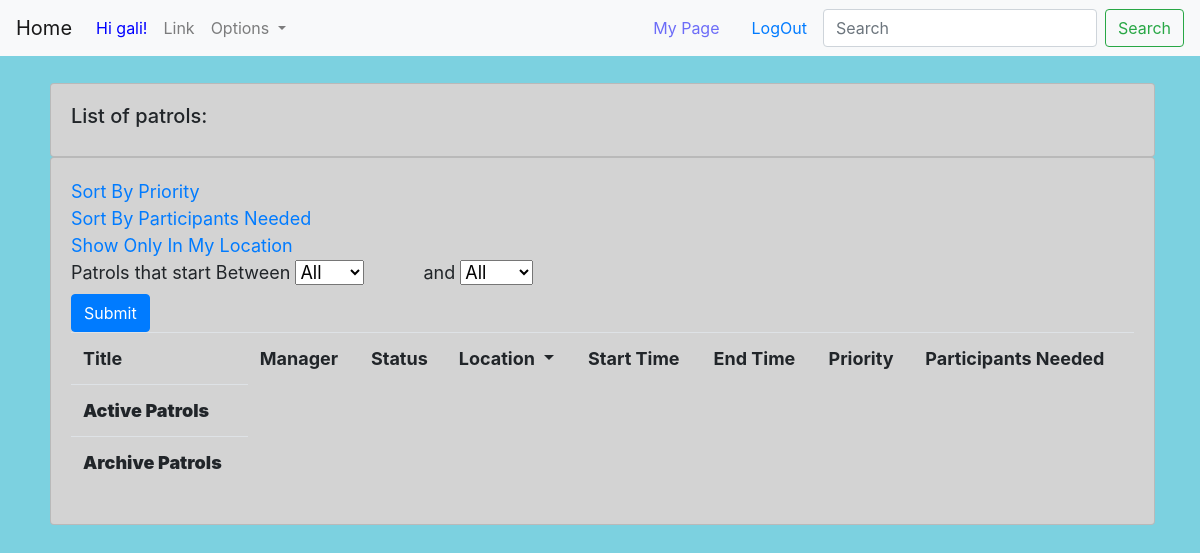
Page /patrols/ (signed in) on the earlier database version.
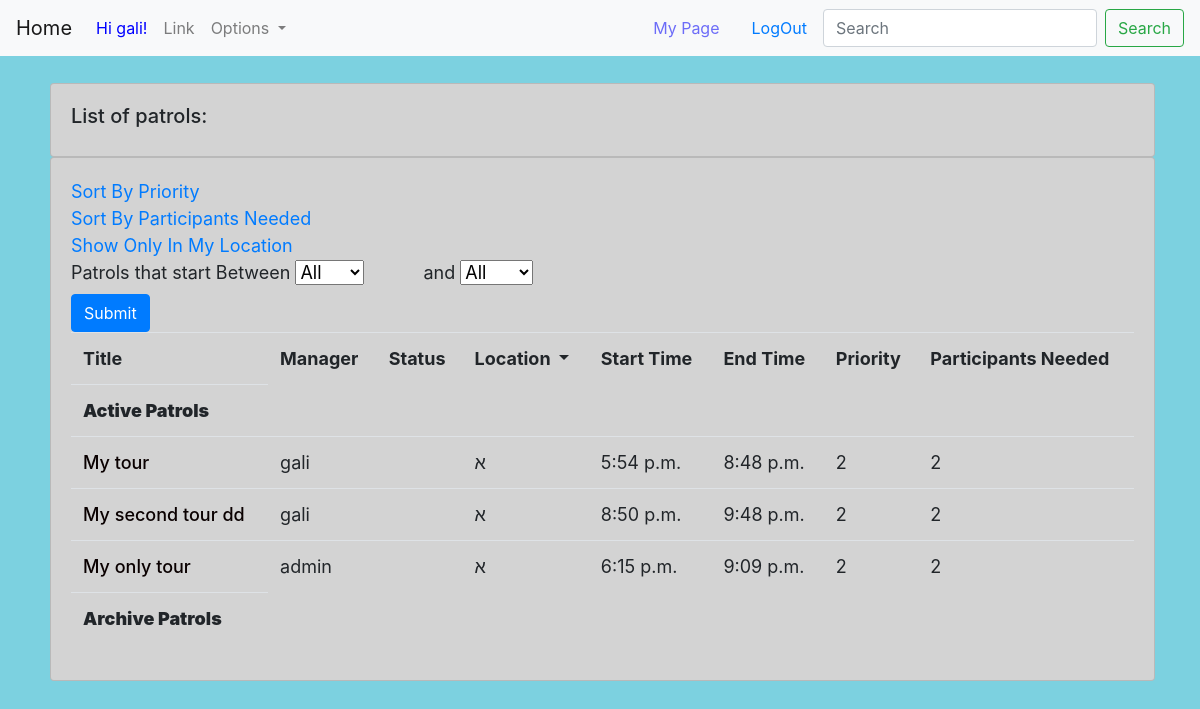
Same page on the later database version.
### Patrols/models.py (models this page shows, shortened)
class Patrol(models.Model):
    class PatrolStatus(models.TextChoices):
        CREATION = "Creation"
        ACTIVE = "Active"
        ARCHIVE = "Archive"
    manager = models.ForeignKey(User, on_delete=models.CASCADE, related_name='patrols', null=False)
    title = models.CharField('title', max_length=MEDIUM_STRING)
    patrol_status = models.CharField('patrol status', max_length=MIN_STRING, null=True, choices=PatrolStatus.choices,
                                     default=PatrolStatus.CREATION)
    description = models.TextField('summary', max_length=MAX_STRING, null=True, blank=True)
    time_created = models.DateTimeField('time created', default=current_time, null=False)
    time_updated_last = models.DateTimeField('last updated', default=current_time, null=False)
    location = models.CharField(max_length=MEDIUM_STRING, choices=get_locations(), default=default_neighborhoods[0])
    date = models.DateField('date', default=current_time, null=False)
    start_time = models.TimeField('start time', default=current_time, null=False)
    end_time = models.TimeField('end time', default=current_time() + timezone.timedelta(hours=3), null=False)
    priority = models.IntegerField('priority', default=MAX_PRIORITY, blank=True)
    participants_needed = models.IntegerField('participants needed', default=DEFAULT_PATROL_SIZE)
    reactions = models.ManyToManyField(User, related_name='reactions', blank=True)
    approved_reactions = models.ManyToManyField(User, related_name='approved_reactions', blank=True)
    users_participated = models.ManyToManyField(User, related_name='participants', blank=True)
    update_priority = models.BooleanField(default=False)

### Patrols/views.py (the view, shortened to what this page needs)
# urls.py: path('', parent_patrol, name='parent_patrol'),
@login_required(login_url='/Login/')
def parent_patrol(request):
    if request.GET.get('sort') == 'Priority':
        activePatrols = Patrol.objects.filter(patrol_status__in=["Creation", "Active"]).order_by('-priority')
        donePatrols = Patrol.objects.filter(patrol_status="Archive").order_by('-priority')
    elif request.GET.get('sort') == 'Participants_Needed':
        activePatrols = Patrol.objects.filter(patrol_status__in=["Creation", "Active"]).order_by('-participants_needed')
        donePatrols = Patrol.objects.filter(patrol_status="Archive").order_by('-participants_needed')
    elif request.GET.get('sort') == 'Location':
        activePatrols = Patrol.objects.filter(location=request.user.profile.Neighborhood)
        donePatrols = Patrol.objects.filter(patrol_status="Archive").filter(location=request.user.profile.Neighborhood)
    else:
        activePatrols = Patrol.objects.filter(patrol_status__in=["Creation", "Active"])
        donePatrols = Patrol.objects.filter(patrol_status="Archive")
    locations = ("הכל",) + tuple(location[0] for location in get_locations())
    context = {
        'activePatrols': activePatrols,
        'donePatrols': donePatrols,
        'locations': locations,
    }
    return render(request, 'Patrols/ParentPatrolPage.html', context)

### adminPage/models.py (called while the page is built)
def get_locations(neighborhood_table='unified_data', neighborhood_column='neighborhood_1'):
    try:
        neighbourhoods = get_data(neighborhood_table)[neighborhood_column].unique()
    except (ValueError, KeyError, TypeError, AttributeError):
        neighbourhoods = default_neighborhoods
    return [(neighborhood, neighborhood) for neighborhood in neighbourhoods]

def get_data(data='unified_data'):
    current_data = DataFile.objects.filter(file_name=data, is_primary=True)
    if current_data.count() == 0:
        current_data = DataFile.objects.filter(file_name=data)
    try:
        return current_data.first().load_frame()
    except AttributeError:
        return None

    def load_frame(self):
        return pd.read_json(self.data, orient='split')

### HomePage/templates/Patrols/ParentPatrolPage.html (shortened to what this page needs)
{% extends 'base.html' %}
{% block content %}
<!DOCTYPE html>
<html lang="en">
<head>
</head>
<body>
    <br>
    <div class="row">
        <div class="col-md">
            <div class="card card-body" id="general">
                <h5>List of patrols:</h5>
            </div>
            <div class="card card-body" id="general">
                <tr><th><a href="{{ parent_patrol }}?sort=Priority">Sort By Priority </a></th>
                <tr><th><a href="{{ parent_patrol }}?sort=Participants_Needed">Sort By Participants Needed </a></th>
                    <th>
                {% if request.user.profile.is_patrol_manager %}
                        <tr><th><a href="{{ parent_patrol }}?sort=Location">Show Only In My Location</a></th>
                        <th>
                {% endif %}
                <div id="example">
                    <div class="demo-section k-header" style="width: 600px;">
                        <form method="POST">
                            <label for="start">Patrols that start Between </label>
                            <select name="STime">
                                <option value="0">All</option>
                            </select>
                            <label for="end" style="margin-left:3em">and</label>
                            <select name="ETime">
                                <option value="0">All</option>
                            </select>
                            <button type="submit" class="btn btn-primary">Submit</button>
                        </form>
                    </div>
                </div>
                <table class="table">
                    <tr>
                        <th>Title</th>
                        <th>Manager</th>
                        <th>Status</th>
                        <th>
                            <div class="dropdown">
                                <div class="dropdown-toggle" type="button" id="dropdownAreaButton" data-toggle="dropdown" aria-haspopup="true" aria-expanded="false">
                                    Location
                                </div>
                            </div>
                        </th>
                        <th>Start Time</th>
                        <th>End Time</th>
                        <th>Priority</th>
                        <th>Participants Needed</th>
                    </tr>
                    <tr>
                        <th><b>Active Patrols</b></th>
                    </tr>
                    {% for patrol in activePatrols %}
                        <tr>
                            <td>
                                <a href="{% url 'patrol_page' patrol.pk %}" style="color:#0A0000; font-weight:500">
                                    {{ patrol.title }}
                                </a>
                            </td>
                            <td>{{patrol.manager}}</td>
                            <td>{{patrol.status}}</td>
                            <td>{{patrol.location}}</td>
                            <td>{{patrol.start_time}}</td>
                            <td>{{patrol.end_time}}</td>
                            <td>{{patrol.priority}}</td>
                            <td>{{patrol.participants_needed}}</td>
                        </tr>
                    {% endfor %}
                    <tr>
                        <th><b>Archive Patrols</b></th>
                    </tr>
                </table>
            </div>
        </div>
    </div>
</body>
</html>
{% endblock %}

### HomePage/templates/base.html (shortened to what this page needs)
{% load static %}
<!DOCTYPE html>
<html lang="en">
<head>
    <link rel="stylesheet" href="https://cdn.jsdelivr.net/npm/bootstrap@4.5.3/dist/css/bootstrap.min.css">
</head>
<body>
    <div>
        <nav class="navbar navbar-expand-lg navbar-light bg-light">
          <a class="navbar-brand" href="{% url 'homepage' %}">Home</a>
          <div class="collapse navbar-collapse" id="navbarSupportedContent">
            <ul class="navbar-nav mr-auto">
                {% if user.is_authenticated %}
              <li class="nav-item active">
              <a class="nav-link disabled" href="#" style="color:blue;">Hi {{ user.username }}!</a>
              </li>
                {% endif %}
              <li class="nav-item">
                <a class="nav-link" href="#">Link</a>
              </li>
                 {% if user.is_authenticated %}
              <li class="nav-item dropdown">
                <a class="nav-link dropdown-toggle" href="#" id="navbarDropdown" role="button" data-toggle="dropdown" aria-haspopup="true" aria-expanded="false">
                  Options
                </a>
              </li>
                {% endif %}
            </ul>
              {% if user.is_authenticated %}
                {% if user.profile.is_patrol_manager or user.is_superuser %}
                    <a class="nav-link active" href="{% url 'resident_page' %}"><h8 style="color:#6c6cf8;">My Page</h8> <span class="sr-only">(current)</span></a>
                    {% else %}
                    <a class="nav-link active" href="{% url 'resident_page' %}"><h8 style="color:#6c6cf8;">My Page</h8> <span class="sr-only">(current)</span></a>
                {% endif %}
                <a class="nav-link active" href="{% url 'logoutuser' %}">LogOut</a>
              {% else %}
                <a class="nav-link active" href="{% url 'AddParent' %}">Register</a>
                <a class="nav-link active" href="{% url 'Login' %}">Login</a>
              {% endif %}
            <form class="form-inline my-2 my-lg-0">
              <input class="form-control mr-sm-2" type="search" placeholder="Search" aria-label="Search">
              <button class="btn btn-outline-success my-2 my-sm-0" type="submit">Search</button>
            </form>
          </div>
        </nav>
    </div>
    <div class="container">
        <div id="content" name="content">
            {% block content %}
            {% endblock %}
        </div>
    </div>
</body>
</html>

### HomePage/templates/base.html (style rules this page uses)
.container { display: block; position: relative; padding-left: 20px; margin-bottom: 12px; font-size: 18px; }

### HomePage/templates/Patrols/ParentPatrolPage.html (style rules this page uses)
#general { background-color: #D3D3D3; }
body { background-color: #7CD1E0; }

Differences in the rows shown:
added Patrol: title "My tour", manager "gali", location "א", start_time "5:54 p.m.", end_time "8:48 p.m.", priority "2", participants_needed "2"
added Patrol: title "My second tour dd", manager "gali", location "א", start_time "8:50 p.m.", end_time "9:48 p.m.", priority "2", participants_needed "2"
added Patrol: title "My only tour", manager "admin", location "א", start_time "6:15 p.m.", end_time "9:09 p.m.", priority "2", participants_needed "2"
